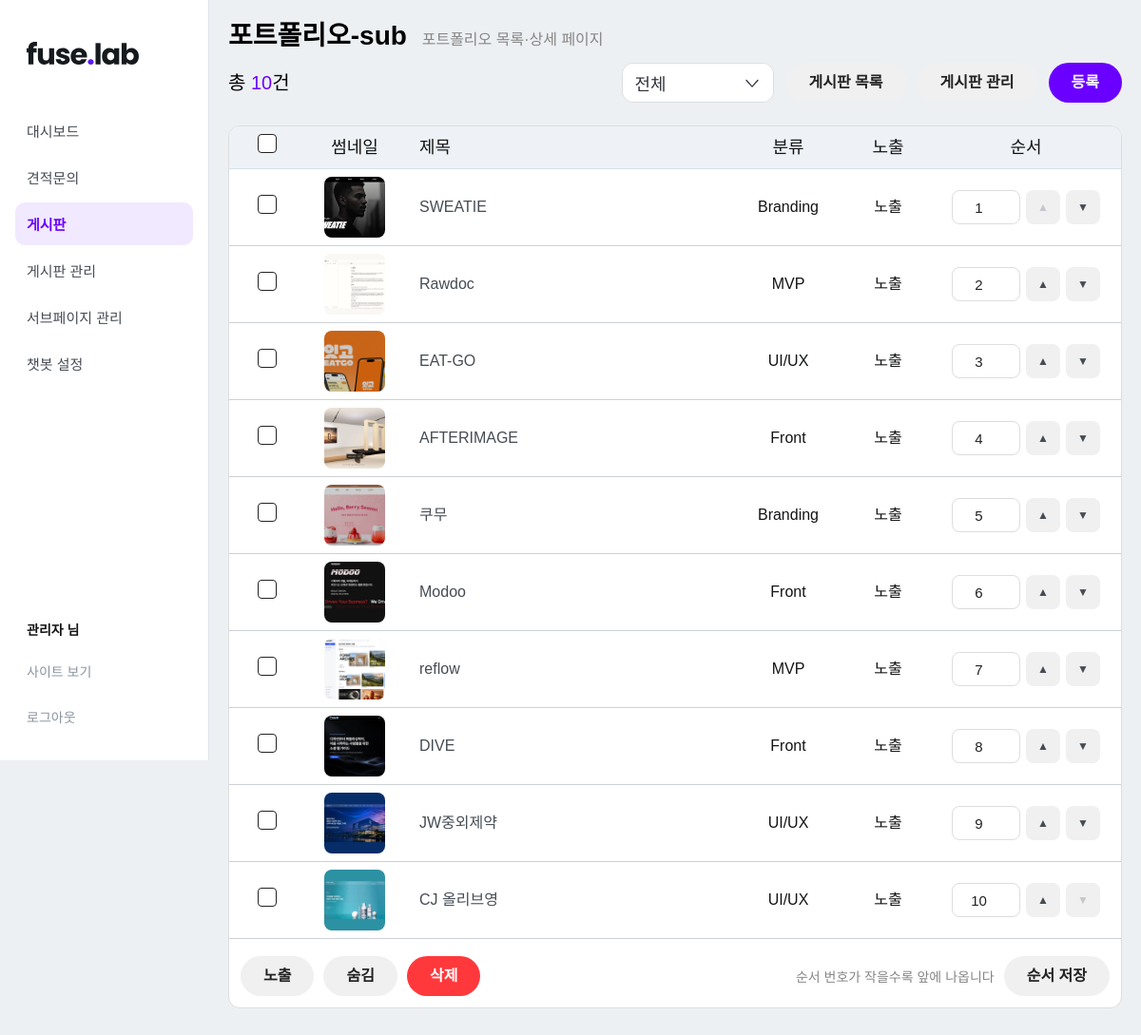
/admin/portfolios.php (signed in), run on the app's committed database.
### tables this page shows
CREATE TABLE IF NOT EXISTS portfolios (
  id           INT UNSIGNED NOT NULL AUTO_INCREMENT,
  title        VARCHAR(120) NOT NULL,
  category     VARCHAR(20)  NOT NULL,
  client       VARCHAR(100) NOT NULL DEFAULT '',
  type         VARCHAR(200) NOT NULL DEFAULT '',
  project_date VARCHAR(50)  NOT NULL DEFAULT '',
  summary      TEXT         NOT NULL,
  site_url     VARCHAR(255) NOT NULL DEFAULT '',
  thumbnail    VARCHAR(255) NOT NULL,
  hero_image   VARCHAR(255) NULL,
  detail_image VARCHAR(255) NULL,
  sort_order   INT          NOT NULL DEFAULT 0,
  is_visible   TINYINT(1)   NOT NULL DEFAULT 1,
  created_at   DATETIME     NOT NULL DEFAULT CURRENT_TIMESTAMP,
  updated_at   DATETIME     NOT NULL DEFAULT CURRENT_TIMESTAMP ON UPDATE CURRENT_TIMESTAMP,
  PRIMARY KEY (id),
  KEY idx_portfolios_list (is_visible, category, sort_order, id)
);

### app/bootstrap.php (called while the page is built, shortened)
<?php
require __DIR__ . '/db.php';
require __DIR__ . '/auth.php';
require __DIR__ . '/posts.php';
require __DIR__ . '/portfolios.php';
function e(?string $value): string
{
    return htmlspecialchars((string) $value, ENT_QUOTES, 'UTF-8');
}
function view(string $name, array $vars = []): void
{
    extract($vars, EXTR_SKIP);
    require __DIR__ . '/views/' . $name . '.php';
}

### app/db.php (called while the page is built)
<?php
function db(): PDO
{
    static $pdo = null;
    if ($pdo === null) {
        $c = app_config()['db'];
        $dsn = "mysql:host={$c['host']};port={$c['port']};dbname={$c['name']};charset=utf8mb4";
        $pdo = new PDO($dsn, $c['user'], $c['pass'], [
            PDO::ATTR_ERRMODE => PDO::ERRMODE_EXCEPTION,
            PDO::ATTR_DEFAULT_FETCH_MODE => PDO::FETCH_ASSOC,
            PDO::ATTR_EMULATE_PREPARES => false,
        ]);
    }
    return $pdo;
}

### app/auth.php (called while the page is built, shortened)
<?php
function current_admin(): ?array
{
    static $admin = false;
    if ($admin === false) {
        $admin = null;
        if (isset($_SESSION['admin_id'])) {
            $stmt = db()->prepare('SELECT id, login_id, name FROM admins WHERE id = ?');
            $stmt->execute([$_SESSION['admin_id']]);
            $admin = $stmt->fetch() ?: null;
        }
    }
    return $admin;
}
function require_admin(): array
{
    $admin = current_admin();
    return $admin;
}

### app/posts.php (called while the page is built, shortened)
<?php
function board_list(?string $type = null): array
{
    if ($type === null) {
        return db()->query('SELECT board_key, name FROM boards ORDER BY sort_order, created_at, board_key')
            ->fetchAll(PDO::FETCH_KEY_PAIR);
    }
    $stmt = db()->prepare('SELECT board_key, name FROM boards WHERE type = ? ORDER BY sort_order, created_at, board_key');
    $stmt->execute([$type]);
    return $stmt->fetchAll(PDO::FETCH_KEY_PAIR);
}

### app/portfolios.php (called while the page is built, shortened)
<?php
function portfolio_admin_list(string $category): array
{
    if ($category === '') {
        return db()->query(
            'SELECT id, title, category, thumbnail, sort_order, is_visible, updated_at FROM portfolios ORDER BY sort_order, id'
        )->fetchAll();
    }
    $stmt = db()->prepare(
        'SELECT id, title, category, thumbnail, sort_order, is_visible, updated_at FROM portfolios
         WHERE category = ? ORDER BY sort_order, id'
    );
    $stmt->execute([$category]);
    return $stmt->fetchAll();
}

### admin/portfolios.php (the view, shortened to what this page needs)
<?php
require __DIR__ . '/../app/bootstrap.php';
require_admin();
$category = (string) ($_GET['category'] ?? $_POST['category'] ?? '');
if (!isset(PORTFOLIO_CATEGORIES[$category])) {
    $category = '';
}
$rows = portfolio_admin_list($category);
$lastIndex = count($rows) - 1;
$boardName = board_list()[BOARD_PORTFOLIO_SUB] ?? '포트폴리오';
view('admin/layout-start', ['active' => 'board']);
?>
    <main class="board-shell">
      <header class="page-header">
        <h1><?= e($boardName) ?> <span class="page-header__sub">포트폴리오 목록·상세 페이지</span></h1>
        <div class="page-header__bottom">
          <p class="post-count">총 <strong><?= count($rows) ?></strong>건</p>
          <div class="page-header__actions">
            <form method="get" action="/admin/portfolios.php" data-auto-submit>
              <div class="select-box select-box--category" data-custom-select>
                <img src="/aseets/icons/admin/board-category-arrow.svg" alt="" width="20" height="20" />
              </div>
            </form>
            <a class="pill-button pill-button--muted" href="/admin/board.php">게시판 목록</a>
            <a class="pill-button pill-button--muted" href="/admin/boards.php">게시판 관리</a>
            <a class="pill-button pill-button--primary" href="/admin/portfolio-edit.php">등록</a>
          </div>
        </div>
      </header>
      <section class="board-card" aria-label="포트폴리오 목록">
        <form class="board-card__content" id="bulk-form" method="post" action="/admin/portfolios.php">
          <div class="table-scroll">
            <table class="post-table portfolio-table">
              <colgroup>
                <col class="col-check" />
                <col class="col-thumb" />
                <col class="col-title" />
                <col class="col-category" />
                <col class="col-visible" />
                <col class="col-order" />
              </colgroup>
              <thead>
                <tr>
                  <th scope="col"><input type="checkbox" data-select-all aria-label="모두 선택" /></th>
                  <th scope="col">썸네일</th>
                  <th scope="col">제목</th>
                  <th scope="col">분류</th>
                  <th scope="col">노출</th>
                  <th scope="col">순서</th>
                </tr>
              </thead>
              <tbody>
<?php foreach ($rows as $index => $row): ?>
                <tr>
                  <td><input class="row-check" type="checkbox" name="ids[]" value="<?= (int) $row['id'] ?>" aria-label="<?= e($row['title']) ?> 선택" /></td>
                  <td><img class="portfolio-thumb" src="<?= e($row['thumbnail']) ?>" alt="" width="64" height="64" loading="lazy" /></td>
                  <td><a class="post-title" href="/admin/portfolio-edit.php?id=<?= (int) $row['id'] ?>" title="<?= e($row['title']) ?>"><?= e($row['title']) ?></a></td>
                  <td><?= e(PORTFOLIO_CATEGORIES[$row['category']] ?? $row['category']) ?></td>
                  <td><?= $row['is_visible'] ? '노출' : '<span class="is-hidden-label">숨김</span>' ?></td>
                  <td>
                    <div class="order-controls">
                      <input class="order-input" type="number" name="order[<?= (int) $row['id'] ?>]" value="<?= (int) $row['sort_order'] ?>" form="order-form" aria-label="<?= e($row['title']) ?> 순서 번호" />
                      <button class="order-move" type="submit" name="move" value="<?= (int) $row['id'] ?>:up" form="move-form" aria-label="<?= e($row['title']) ?> 위로"<?= $index === 0 ? ' disabled' : '' ?>>▲</button>
                      <button class="order-move" type="submit" name="move" value="<?= (int) $row['id'] ?>:down" form="move-form" aria-label="<?= e($row['title']) ?> 아래로"<?= $index === $lastIndex ? ' disabled' : '' ?>>▼</button>
                    </div>
                  </td>
                </tr>
<?php endforeach; ?>
              </tbody>
            </table>
          </div>
          <div class="bulk-row">
            <div class="bulk-row__actions">
              <button class="pill-button pill-button--muted" type="submit" name="op" value="show">노출</button>
              <button class="pill-button pill-button--muted" type="submit" name="op" value="hide">숨김</button>
              <button class="pill-button pill-button--danger" type="submit" name="op" value="delete" data-confirm="선택한 포트폴리오를 삭제할까요? 업로드한 이미지도 함께 삭제됩니다.">삭제</button>
            </div>
            <div class="bulk-row__actions">
              <span class="order-hint">순서 번호가 작을수록 앞에 나옵니다</span>
              <button class="pill-button pill-button--muted" type="submit" form="order-form"<?= $rows ? '' : ' disabled' ?>>순서 저장</button>
            </div>
          </div>
        </form>
      </section>
    </main>

### app/views/admin/layout-start.php (shortened to what this page needs)
<?php
$admin = current_admin();
$menu = [
    'dashboard' => ['/admin/', '대시보드'],
    'inquiries' => ['/admin/inquiries.php', '견적문의'],
    'board' => ['/admin/board.php', '게시판'],
    'boards' => ['/admin/boards.php', '게시판 관리'],
    'subpages' => ['/admin/subpages.php', '서브페이지 관리'],
    'chatbot' => ['/admin/chatbot.php', '챗봇 설정'],
];
?>
    <div class="admin-layout">
      <aside class="admin-nav">
        <a class="admin-nav__logo" href="/admin/" aria-label="관리자 홈">
          <img src="/aseets/img/logo-dark.svg" width="118" height="24" alt="fuse.lab" />
        </a>
        <nav aria-label="관리자 메뉴">
          <ul class="admin-nav__list">
<?php foreach ($menu as $key => [$href, $label]): ?>
            <li><a href="<?= $href ?>"<?= $key === $active ? ' aria-current="page"' : '' ?>><?= $label ?></a></li>
<?php endforeach; ?>
          </ul>
        </nav>
        <div class="admin-nav__bottom">
          <span class="admin-nav__user" title="<?= e($admin['name']) ?> 님"><?= e($admin['name']) ?> 님</span>
          <a href="/" target="_blank" rel="noopener">사이트 보기</a>
          <form method="post" action="/admin/logout.php">
            <button type="submit">로그아웃</button>
          </form>
        </div>
      </aside>
      <div class="admin-content">

### css/admin-board.css (style rules this page uses)
*, *::before, *::after { box-sizing: border-box; }
html, body { margin: 0; min-width: 320px; }
body { background: #edf0f3; color: #131416; font-family: "Pretendard Variable", Pretendard, sans-serif; -webkit-font-smoothing: antialiased; }
button, input, select, textarea { font: inherit; }
button { cursor: pointer; }
.board-shell { display: flex; flex-direction: column; width: min(1200px, calc(100% - 40px)); min-height: 100vh; min-height: 100dvh; margin: 0 auto; padding-bottom: 60px; }
.page-header { position: relative; z-index: 3; display: flex; flex: none; flex-direction: column; gap: 14px; padding: 24px 0; }
.page-header h1 { margin: 0; color: #000; font-size: 28px; font-weight: 600; line-height: 1; }
.page-header__bottom, .page-header__actions, .search-toolbar, .search-toolbar__controls, .visible-filter, .bulk-row, .bulk-row__actions, .pagination { display: flex; align-items: center; }
.page-header__bottom, .bulk-row { justify-content: space-between; }
.post-count { margin: 0; color: #000; font-size: 20px; font-weight: 500; line-height: 1; }
.post-count strong { color: #6a00ff; font-weight: 500; }
.page-header__actions { gap: 12px; }
.select-box { position: relative; display: block; flex: none; width: 160px; height: 42px; --select-trigger-height: 40px; }
.select-box img { position: absolute; top: 11px; right: 12px; display: block; pointer-events: none; transform: rotate(90deg); transition: transform 0.35s ease; }
.select-box__trigger img { position: static; flex: none; }
.pill-button { display: inline-flex; flex: none; align-items: center; justify-content: center; min-height: 42px; padding: 0 24px; border: 0; border-radius: 71px; font-size: 16px; font-weight: 600; line-height: 1; white-space: nowrap; text-decoration: none; }
.pill-button--primary { background: #6a00ff; color: #fff; }
.pill-button--muted { background: #f0f0f0; color: #222; }
.pill-button--danger { background: #ff383c; color: #fff; }
.board-card { position: relative; z-index: 1; display: flex; flex: 1; flex-direction: column; justify-content: space-between; min-height: 888px; overflow: hidden; border: 1px solid #ddd; border-radius: 12px; background: #fff; }
.board-card__content { flex: none; }
input[type="checkbox"] { flex: none; width: 20px; height: 20px; margin: 0; border: 1px solid #222; border-radius: 4px; appearance: none; background: #fff; cursor: pointer; }
.table-scroll { overflow-x: auto; }
.post-table { width: 100%; min-width: 1040px; border-collapse: collapse; table-layout: fixed; }
.col-check, .col-number, .col-author, .col-date, .col-views, .col-visible { width: 80px; }
.post-table th { height: 43px; padding: 8px 16px; border-bottom: 1px solid #d6e0eb; background: #eef2f7; color: #131416; font-size: 18px; font-weight: 500; line-height: 1.5; text-align: center; white-space: nowrap; }
.post-table th:nth-child(3) { text-align: left; }
.post-table td { height: 48px; padding: 8px 16px; border-bottom: 1px solid #cdd1d5; color: #131416; font-size: 16px; line-height: 1.5; text-align: center; white-space: nowrap; }
.post-table td:nth-child(2), .post-table td:nth-child(3) { color: #464c53; font-weight: 400; }
.post-table td:nth-child(3) { overflow: hidden; text-align: left; }
.post-title { display: block; width: 100%; padding: 0; overflow: hidden; border: 0; background: none; color: inherit; font: inherit; text-align: left; text-overflow: ellipsis; white-space: nowrap; }
.bulk-row { min-height: 72px; padding: 18px 12px 12px; }
.bulk-row__actions { gap: 10px; }

### data on the page
portfolios: thumbnail (picture), title "SWEATIE", category "Branding", is_visible "노출", id+sort_order "1"
portfolios: thumbnail (picture), title "Rawdoc", category "MVP", is_visible "노출", sort_order "2"
portfolios: thumbnail (picture), title "EAT-GO", category "UI/UX", is_visible "노출", sort_order "3"
portfolios: thumbnail (picture), title "AFTERIMAGE", category "Front", is_visible "노출", id+sort_order "4"
portfolios: thumbnail (picture), title "쿠무", category "Branding", is_visible "노출", sort_order "5"
portfolios: thumbnail (picture), title "Modoo", category "Front", is_visible "노출", sort_order "6"
portfolios: thumbnail (picture), title "reflow", category "MVP", is_visible "노출", sort_order "7"
portfolios: thumbnail (picture), title "DIVE", category "Front", is_visible "노출", sort_order "8"
portfolios: thumbnail (picture), title "JW중외제약", category "UI/UX", is_visible "노출", sort_order "9"
portfolios: thumbnail (picture), title "CJ 올리브영", category "UI/UX", is_visible "노출", sort_order "10"

### other printed values
$label "대시보드"
$label "견적문의"
$label "게시판"
$label "게시판 관리"
$label "서브페이지 관리"
$label "챗봇 설정"
$admin['name'] "관리자"
$boardName "포트폴리오-sub"
count($rows) "10"
